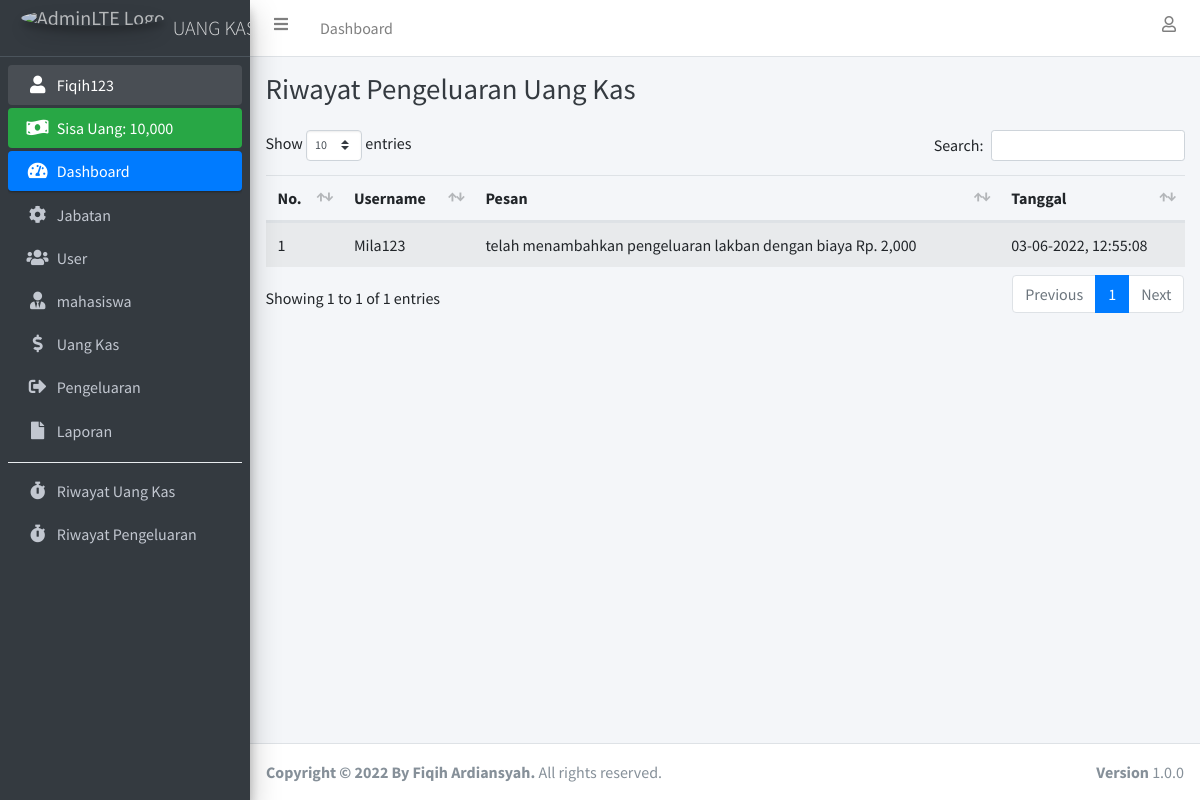
Screenshot of /riwayat_pengeluaran.php (signed in) with the database file from the repository.
### tables this page shows
CREATE TABLE `user` (
  `id_user` int(11) NOT NULL,
  `nama_lengkap` varchar(100) NOT NULL,
  `username` varchar(100) NOT NULL,
  `password` varchar(255) NOT NULL,
  `id_jabatan` int(11) NOT NULL
);

CREATE TABLE `riwayat_pengeluaran` (
  `id_riwayat_pengeluaran` int(11) NOT NULL,
  `id_user` int(11) NOT NULL,
  `aksi` text NOT NULL,
  `tanggal` int(11) NOT NULL
);

### connection.php (called while the page is built, shortened)
<?php
	$host		= "localhost";
	$username	= "root";
	$password	= "";
	$database	= "kas";
	$conn 		= mysqli_connect($host, $username, $password, $database);
if (isset($_SESSION['id_user'])) {
	function dataUser() {
		global $conn;
		$id_user = $_SESSION['id_user'];
		return mysqli_fetch_assoc(mysqli_query($conn, "SELECT * FROM user INNER JOIN jabatan ON user.id_jabatan = jabatan.id_jabatan WHERE id_user = '$id_user'"));
	}
}

### riwayat_pengeluaran.php (the view, shortened to what this page needs)
<?php
  require 'connection.php';
  $riwayat_pengeluaran = mysqli_query($conn, "SELECT * FROM riwayat_pengeluaran INNER JOIN user ON riwayat_pengeluaran.id_user = user.id_user ORDER BY tanggal DESC");
?>
<!DOCTYPE html>
<html>
<head>
  <?php include 'include/css.php'; ?>
</head>
<body class="hold-transition sidebar-mini layout-fixed">
<div class="wrapper">
  <?php include 'include/navbar.php'; ?>
  <?php include 'include/sidebar.php'; ?>
  <div class="content-wrapper">
    <div class="content-header">
      <div class="container-fluid">
        <div class="row mb-2">
          <div class="col-sm">
            <h1 class="m-0 text-dark">Riwayat Pengeluaran Uang Kas</h1>
          </div>
        </div>
      </div>
    </div>
    <section class="content">
      <div class="container-fluid">
        <div class="table-responsive">
          <table class="table table-striped table-hover" id="table_id">
            <thead>
              <tr>
                <th>No.</th>
                <th>Username</th>
                <th>Pesan</th>
                <th>Tanggal</th>
              </tr>
            </thead>
            <tbody>
              <?php $i = 1; ?>
              <?php foreach ($riwayat_pengeluaran as $dr): ?>
                <tr>
                  <td><?= $i++; ?></td>
                  <td><?= $dr['username']; ?></td>
                  <td><?= $dr['aksi']; ?></td>
                  <td><?= date('d-m-Y, H:i:s', $dr['tanggal']); ?></td>
                </tr>
              <?php endforeach ?>
            </tbody>
          </table>
        </div>
      </div>
    </section>
  </div>
  <footer class="main-footer">
    <strong>Copyright &copy; 2022 By Fiqih Ardiansyah.</strong>
    All rights reserved.
    <div class="float-right d-none d-sm-inline-block">
      <b>Version</b> 1.0.0
    </div>
  </footer>
</div>
</body>
</html>

### include/sidebar.php
<?php
  $dataUser = dataUser();
  $jml_pengeluaran = mysqli_fetch_assoc(mysqli_query($conn, "SELECT sum(jumlah_pengeluaran) as jml_pengeluaran FROM pengeluaran"));
  $jml_pengeluaran = $jml_pengeluaran['jml_pengeluaran'];
  $jml_uang_kas = mysqli_fetch_assoc(mysqli_query($conn, "SELECT sum(minggu_ke_1 + minggu_ke_2 + minggu_ke_3 + minggu_ke_4) as jml_uang_kas FROM uang_kas"));
  $jml_uang_kas = $jml_uang_kas['jml_uang_kas'];
?>
<aside class="main-sidebar sidebar-dark-primary elevation-4">
  <a href="index.php" class="brand-link">
    <img src="assets/img/img_properties/Logo.png" alt="AdminLTE Logo" class="brand-image img-circle elevation-3" style="opacity: .8">
    <span class="brand-text font-weight-light">UANG KAS</span>
  </a>
  <div class="sidebar">
    <nav class="mt-2">
      <ul class="nav nav-pills nav-sidebar flex-column" data-widget="treeview" role="menu" data-accordion="false">
        <li class="nav-item has-treeview menu-open">
          <a href="profile.php" class="nav-link"><i class="nav-icon fas fa-fw fa-user"></i> <p><?= $dataUser['username']; ?></p></a>
        </li>
        <li class="nav-item">
          <div class="bg-success nav-link text-white">
            <i class="nav-icon fas fa-money-bill-wave"></i>
            <p>
              Sisa Uang: <?= number_format($jml_uang_kas - $jml_pengeluaran); ?>
            </p>
          </div>
        </li>
        <li class="nav-item has-treeview menu-open">
          <a href="index.php" class="nav-link active">
            <i class="nav-icon fas fa-tachometer-alt"></i>
            <p>
              Dashboard
            </p>
          </a>
        </li>
        <?php if ($dataUser['id_jabatan'] == '1'): ?>
          <li class="nav-item">
            <a href="jabatan.php" class="nav-link">
              <i class="nav-icon fas fa-cog"></i>
              <p>
                Jabatan
              </p>
            </a>
          </li>
          <li class="nav-item">
            <a href="user.php" class="nav-link">
              <i class="nav-icon fas fa-users"></i>
              <p>
                User
              </p>
            </a>
          </li>
        <?php endif ?>
        <li class="nav-item">
          <a href="mahasiswa.php" class="nav-link">
            <i class="fas fa-user-tie nav-icon"></i>
            <p>mahasiswa</p>
          </a>
        </li>
        <li class="nav-item">
          <a href="uang_kas.php" class="nav-link">
            <i class="fas fa-dollar-sign nav-icon"></i>
            <p>Uang Kas</p>
          </a>
        </li>
        <li class="nav-item">
          <a href="pengeluaran.php" class="nav-link">
            <i class="fas fa-sign-out-alt nav-icon"></i>
            <p>Pengeluaran</p>
          </a>
        </li>
        <li class="nav-item">
          <a href="laporan.php" class="nav-link">
            <i class="fas fa-file nav-icon"></i>
            <p>Laporan</p>
          </a>
        </li>
        <div class="dropdown-divider"></div>
        <li class="nav-item">
          <a href="riwayat.php" class="nav-link">
            <i class="fas fa-stopwatch nav-icon"></i>
            <p>Riwayat Uang Kas</p>
          </a>
        </li>
        <li class="nav-item">
          <a href="riwayat_pengeluaran.php" class="nav-link">
            <i class="fas fa-stopwatch nav-icon"></i>
            <p>Riwayat Pengeluaran</p>
          </a>
        </li>
      </ul>
    </nav>
  </div>
</aside>

### rows the page displays
user: username "Fiqih123"
riwayat_pengeluaran: id_user.username "Mila123", aksi "telah menambahkan pengeluaran lakban dengan biaya Rp. 2,000", tanggal "03-06-2022, 12:55:08"

### other values shown
$jml_uang_kas - $jml_pengeluaran "10,000"
